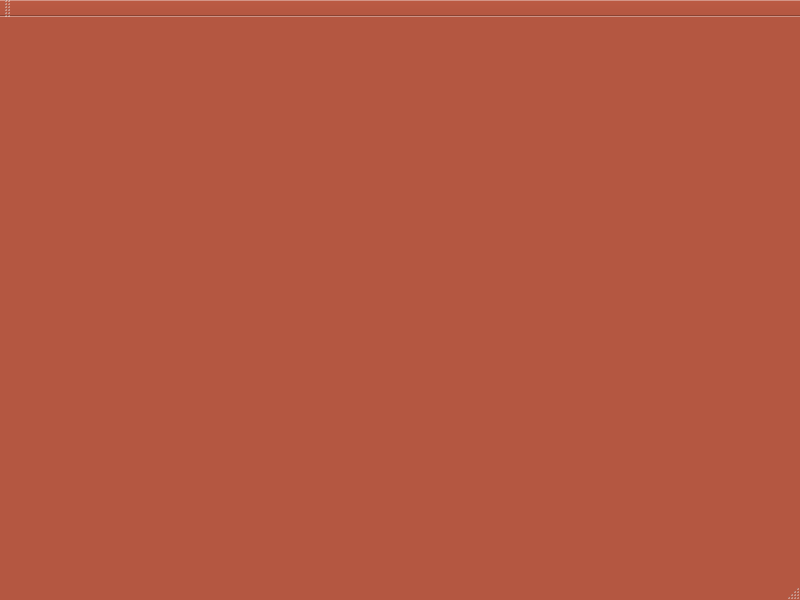
<?xml version="1.0" encoding="UTF-8"?>
<ui version="4.0">
 <class>MainWindow</class>
 <widget class="QMainWindow" name="MainWindow">
  <property name="geometry">
   <rect>
    <x>0</x>
    <y>0</y>
    <width>800</width>
    <height>600</height>
   </rect>
  </property>
  <property name="minimumSize">
   <size>
    <width>240</width>
    <height>240</height>
   </size>
  </property>
  <property name="palette">
   <palette>
    <active>
     <colorrole role="WindowText">
      <brush brushstyle="SolidPattern">
       <color alpha="255">
        <red>0</red>
        <green>0</green>
        <blue>0</blue>
       </color>
      </brush>
     </colorrole>
     <colorrole role="Button">
      <brush brushstyle="SolidPattern">
       <color alpha="255">
        <red>180</red>
        <green>87</green>
        <blue>65</blue>
       </color>
      </brush>
     </colorrole>
     <colorrole role="Light">
      <brush brushstyle="SolidPattern">
       <color alpha="255">
        <red>255</red>
        <green>135</green>
        <blue>107</blue>
       </color>
      </brush>
     </colorrole>
     <colorrole role="Midlight">
      <brush brushstyle="SolidPattern">
       <color alpha="255">
        <red>217</red>
        <green>111</green>
        <blue>86</blue>
       </color>
      </brush>
     </colorrole>
     <colorrole role="Dark">
      <brush brushstyle="SolidPattern">
       <color alpha="255">
        <red>90</red>
        <green>43</green>
        <blue>32</blue>
       </color>
      </brush>
     </colorrole>
     <colorrole role="Mid">
      <brush brushstyle="SolidPattern">
       <color alpha="255">
        <red>120</red>
        <green>58</green>
        <blue>43</blue>
       </color>
      </brush>
     </colorrole>
     <colorrole role="Text">
      <brush brushstyle="SolidPattern">
       <color alpha="255">
        <red>18</red>
        <green>15</green>
        <blue>28</blue>
       </color>
      </brush>
     </colorrole>
     <colorrole role="BrightText">
      <brush brushstyle="SolidPattern">
       <color alpha="255">
        <red>255</red>
        <green>255</green>
        <blue>255</blue>
       </color>
      </brush>
     </colorrole>
     <colorrole role="ButtonText">
      <brush brushstyle="SolidPattern">
       <color alpha="255">
        <red>0</red>
        <green>0</green>
        <blue>0</blue>
       </color>
      </brush>
     </colorrole>
     <colorrole role="Base">
      <brush brushstyle="SolidPattern">
       <color alpha="255">
        <red>223</red>
        <green>172</green>
        <blue>160</blue>
       </color>
      </brush>
     </colorrole>
     <colorrole role="Window">
      <brush brushstyle="SolidPattern">
       <color alpha="255">
        <red>180</red>
        <green>87</green>
        <blue>65</blue>
       </color>
      </brush>
     </colorrole>
     <colorrole role="Shadow">
      <brush brushstyle="SolidPattern">
       <color alpha="255">
        <red>0</red>
        <green>0</green>
        <blue>0</blue>
       </color>
      </brush>
     </colorrole>
     <colorrole role="AlternateBase">
      <brush brushstyle="SolidPattern">
       <color alpha="255">
        <red>217</red>
        <green>171</green>
        <blue>160</blue>
       </color>
      </brush>
     </colorrole>
     <colorrole role="ToolTipBase">
      <brush brushstyle="SolidPattern">
       <color alpha="255">
        <red>255</red>
        <green>255</green>
        <blue>220</blue>
       </color>
      </brush>
     </colorrole>
     <colorrole role="ToolTipText">
      <brush brushstyle="SolidPattern">
       <color alpha="255">
        <red>0</red>
        <green>0</green>
        <blue>0</blue>
       </color>
      </brush>
     </colorrole>
     <colorrole role="PlaceholderText">
      <brush brushstyle="SolidPattern">
       <color alpha="128">
        <red>18</red>
        <green>15</green>
        <blue>28</blue>
       </color>
      </brush>
     </colorrole>
    </active>
    <inactive>
     <colorrole role="WindowText">
      <brush brushstyle="SolidPattern">
       <color alpha="255">
        <red>0</red>
        <green>0</green>
        <blue>0</blue>
       </color>
      </brush>
     </colorrole>
     <colorrole role="Button">
      <brush brushstyle="SolidPattern">
       <color alpha="255">
        <red>180</red>
        <green>87</green>
        <blue>65</blue>
       </color>
      </brush>
     </colorrole>
     <colorrole role="Light">
      <brush brushstyle="SolidPattern">
       <color alpha="255">
        <red>255</red>
        <green>135</green>
        <blue>107</blue>
       </color>
      </brush>
     </colorrole>
     <colorrole role="Midlight">
      <brush brushstyle="SolidPattern">
       <color alpha="255">
        <red>217</red>
        <green>111</green>
        <blue>86</blue>
       </color>
      </brush>
     </colorrole>
     <colorrole role="Dark">
      <brush brushstyle="SolidPattern">
       <color alpha="255">
        <red>90</red>
        <green>43</green>
        <blue>32</blue>
       </color>
      </brush>
     </colorrole>
     <colorrole role="Mid">
      <brush brushstyle="SolidPattern">
       <color alpha="255">
        <red>120</red>
        <green>58</green>
        <blue>43</blue>
       </color>
      </brush>
     </colorrole>
     <colorrole role="Text">
      <brush brushstyle="SolidPattern">
       <color alpha="255">
        <red>18</red>
        <green>15</green>
        <blue>28</blue>
       </color>
      </brush>
     </colorrole>
     <colorrole role="BrightText">
      <brush brushstyle="SolidPattern">
       <color alpha="255">
        <red>255</red>
        <green>255</green>
        <blue>255</blue>
       </color>
      </brush>
     </colorrole>
     <colorrole role="ButtonText">
      <brush brushstyle="SolidPattern">
       <color alpha="255">
        <red>0</red>
        <green>0</green>
        <blue>0</blue>
       </color>
      </brush>
     </colorrole>
     <colorrole role="Base">
      <brush brushstyle="SolidPattern">
       <color alpha="255">
        <red>223</red>
        <green>172</green>
        <blue>160</blue>
       </color>
      </brush>
     </colorrole>
     <colorrole role="Window">
      <brush brushstyle="SolidPattern">
       <color alpha="255">
        <red>180</red>
        <green>87</green>
        <blue>65</blue>
       </color>
      </brush>
     </colorrole>
     <colorrole role="Shadow">
      <brush brushstyle="SolidPattern">
       <color alpha="255">
        <red>0</red>
        <green>0</green>
        <blue>0</blue>
       </color>
      </brush>
     </colorrole>
     <colorrole role="AlternateBase">
      <brush brushstyle="SolidPattern">
       <color alpha="255">
        <red>217</red>
        <green>171</green>
        <blue>160</blue>
       </color>
      </brush>
     </colorrole>
     <colorrole role="ToolTipBase">
      <brush brushstyle="SolidPattern">
       <color alpha="255">
        <red>255</red>
        <green>255</green>
        <blue>220</blue>
       </color>
      </brush>
     </colorrole>
     <colorrole role="ToolTipText">
      <brush brushstyle="SolidPattern">
       <color alpha="255">
        <red>0</red>
        <green>0</green>
        <blue>0</blue>
       </color>
      </brush>
     </colorrole>
     <colorrole role="PlaceholderText">
      <brush brushstyle="SolidPattern">
       <color alpha="128">
        <red>18</red>
        <green>15</green>
        <blue>28</blue>
       </color>
      </brush>
     </colorrole>
    </inactive>
    <disabled>
     <colorrole role="WindowText">
      <brush brushstyle="SolidPattern">
       <color alpha="255">
        <red>90</red>
        <green>43</green>
        <blue>32</blue>
       </color>
      </brush>
     </colorrole>
     <colorrole role="Button">
      <brush brushstyle="SolidPattern">
       <color alpha="255">
        <red>180</red>
        <green>87</green>
        <blue>65</blue>
       </color>
      </brush>
     </colorrole>
     <colorrole role="Light">
      <brush brushstyle="SolidPattern">
       <color alpha="255">
        <red>255</red>
        <green>135</green>
        <blue>107</blue>
       </color>
      </brush>
     </colorrole>
     <colorrole role="Midlight">
      <brush brushstyle="SolidPattern">
       <color alpha="255">
        <red>217</red>
        <green>111</green>
        <blue>86</blue>
       </color>
      </brush>
     </colorrole>
     <colorrole role="Dark">
      <brush brushstyle="SolidPattern">
       <color alpha="255">
        <red>90</red>
        <green>43</green>
        <blue>32</blue>
       </color>
      </brush>
     </colorrole>
     <colorrole role="Mid">
      <brush brushstyle="SolidPattern">
       <color alpha="255">
        <red>120</red>
        <green>58</green>
        <blue>43</blue>
       </color>
      </brush>
     </colorrole>
     <colorrole role="Text">
      <brush brushstyle="SolidPattern">
       <color alpha="255">
        <red>90</red>
        <green>43</green>
        <blue>32</blue>
       </color>
      </brush>
     </colorrole>
     <colorrole role="BrightText">
      <brush brushstyle="SolidPattern">
       <color alpha="255">
        <red>255</red>
        <green>255</green>
        <blue>255</blue>
       </color>
      </brush>
     </colorrole>
     <colorrole role="ButtonText">
      <brush brushstyle="SolidPattern">
       <color alpha="255">
        <red>90</red>
        <green>43</green>
        <blue>32</blue>
       </color>
      </brush>
     </colorrole>
     <colorrole role="Base">
      <brush brushstyle="SolidPattern">
       <color alpha="255">
        <red>180</red>
        <green>87</green>
        <blue>65</blue>
       </color>
      </brush>
     </colorrole>
     <colorrole role="Window">
      <brush brushstyle="SolidPattern">
       <color alpha="255">
        <red>180</red>
        <green>87</green>
        <blue>65</blue>
       </color>
      </brush>
     </colorrole>
     <colorrole role="Shadow">
      <brush brushstyle="SolidPattern">
       <color alpha="255">
        <red>0</red>
        <green>0</green>
        <blue>0</blue>
       </color>
      </brush>
     </colorrole>
     <colorrole role="AlternateBase">
      <brush brushstyle="SolidPattern">
       <color alpha="255">
        <red>180</red>
        <green>87</green>
        <blue>65</blue>
       </color>
      </brush>
     </colorrole>
     <colorrole role="ToolTipBase">
      <brush brushstyle="SolidPattern">
       <color alpha="255">
        <red>255</red>
        <green>255</green>
        <blue>220</blue>
       </color>
      </brush>
     </colorrole>
     <colorrole role="ToolTipText">
      <brush brushstyle="SolidPattern">
       <color alpha="255">
        <red>0</red>
        <green>0</green>
        <blue>0</blue>
       </color>
      </brush>
     </colorrole>
     <colorrole role="PlaceholderText">
      <brush brushstyle="SolidPattern">
       <color alpha="128">
        <red>0</red>
        <green>0</green>
        <blue>0</blue>
       </color>
      </brush>
     </colorrole>
    </disabled>
   </palette>
  </property>
  <property name="font">
   <font>
    <family>DejaVu Sans</family>
   </font>
  </property>
  <property name="windowTitle">
   <string>MainWindow</string>
  </property>
  <widget class="QWidget" name="centralWidget"/>
  <widget class="QMenuBar" name="menuBar">
   <property name="geometry">
    <rect>
     <x>0</x>
     <y>0</y>
     <width>800</width>
     <height>20</height>
    </rect>
   </property>
  </widget>
  <widget class="QToolBar" name="mainToolBar">
   <attribute name="toolBarArea">
    <enum>TopToolBarArea</enum>
   </attribute>
   <attribute name="toolBarBreak">
    <bool>false</bool>
   </attribute>
  </widget>
  <widget class="QStatusBar" name="statusBar"/>
 </widget>
 <layoutdefault spacing="6" margin="11"/>
 <resources/>
 <connections/>
</ui>
